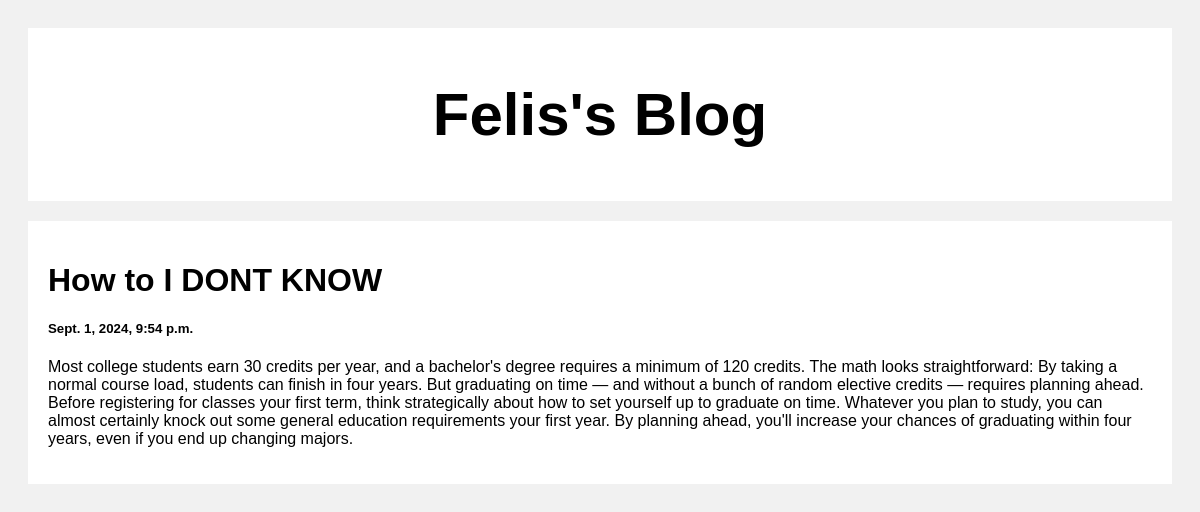
Screenshot of /post/2 with the database file from the repository.
### posts/models.py (models this page shows)
class Post(models.Model):
    title = models.CharField(max_length=100)
    body = models.CharField(max_length=10000000)
    created_at = models.DateTimeField(default=datetime.now, blank=True)

### posts/views.py (the view)
def post(request, pk):
    posts = Post.objects.get(id=pk)
    return render(request, 'posts.html', {'posts': posts})

### templates/posts.html (shortened to what this page needs)
<!DOCTYPE html>
<html>
<head>
</head>
<body>
<div class="header">
  <h2>Felis's Blog</h2>
</div>
<div class="row">
  <div class="leftcolumn">
    <div class="card">
      <a style="text-decoration: none; color: black;" href="/post/{{post.id}}">
        <h1>{{posts.title}}</h1>
        <h5>{{posts.created_at}}</h5>
        <p>{{posts.body}}</p>
      </a>
    </div>
  </div>
</div>
</body>
</html>

### templates/posts.html (style rules this page uses)
* { box-sizing: border-box; }
body { font-family: Arial; padding: 20px; background: #f1f1f1; }
.header { padding: 2px; font-size: 40px; text-align: center; background: white; }
.leftcolumn { float: left; width: 100%; }
.card { background-color: white; padding: 20px; margin-top: 20px; }
.row:after { content: ""; display: table; clear: both; }

### rows the page displays
Post: title "How to I DONT KNOW", created_at "Sept. 1, 2024, 9:54 p.m.", body "Most college students earn 30 credits per year, and a bachelor's degree requires a minimum of 120 credits. The math looks straightforward: By taking a normal course load, students can finish in four years. But graduating on time — and without a bunch of random elective credits — requires planning ahead. Before registering for classes your first term, think strategically about how to set yourself up to graduate on time. Whatever you plan to study, you can almost certainly knock out some general education requirements your first year. By planning ahead, you'll increase your chances of graduating within four years, even if you end up changing majors."
